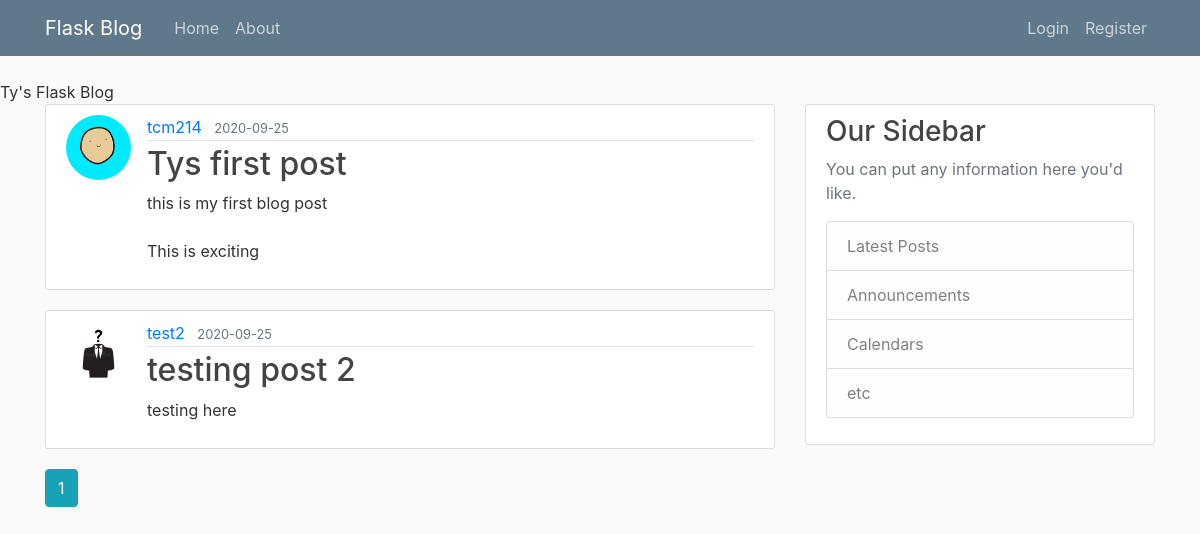
Page /home on the earlier database version.
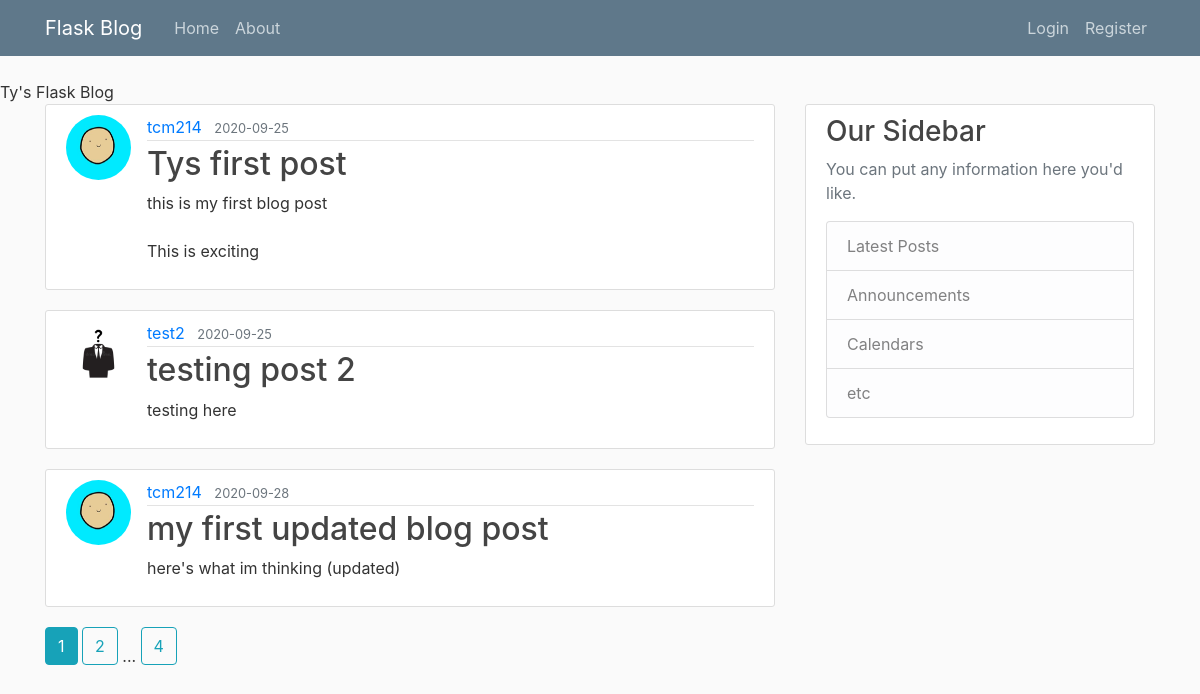
Same page on the later database version.
### flask_project/models.py (models this page shows, shortened)
class Post(db.Model):
	id = db.Column(db.Integer, primary_key=True)
	title = db.Column(db.String(80), nullable=False)
	date_posted = db.Column(db.DateTime, nullable=False, default=datetime.utcnow)
	content = db.Column(db.Text, nullable=False)
	user_id = db.Column(db.Integer, db.ForeignKey('user.id'), nullable=False)

class User(db.Model, UserMixin):
	id = db.Column(db.Integer, primary_key=True)
	username = db.Column(db.String(20), unique=True, nullable=False)
	email = db.Column(db.String(120), unique=True, nullable=False)
	image_file = db.Column(db.String(20), nullable=False, default='default.jpg')
	password = db.Column(db.String(60), nullable=False)
	posts = db.relationship('Post', backref='author', lazy=True)

### flask_project/routes.py (the view)
@app.route("/")
@app.route("/home")
def home():
	page = request.args.get('page', 1, type=int)
	posts = Post.query.paginate(page=page, per_page=3)
	return render_template("home.html", posts=posts)

### flask_project/templates/home.html
{% extends "layout.html" %}
{% block content %}
	{% for post in posts.items %}
		<article class="media content-section">
    <img class="rounded-circle article-img" src="{{ url_for('static', filename='profile_pics/' + post.author.image_file) }}">
      <div class="media-body">
        <div class="article-metadata">
          <a class="mr-2" href="#">{{ post.author.username }}</a>
          <small class="text-muted">{{ post.date_posted.strftime('%Y-%m-%d') }}</small>
        </div>
        <h2><a class="article-title" href="{{ url_for('post', post_id=post.id) }}">{{ post.title }}</a></h2>
        <p class="article-content">{{ post.content }}</p>
      </div>
    </article>
	{% endfor %}
  {% for page_num in posts.iter_pages(left_edge=1, right_edge=1, left_current=1, right_current=2) %}
    {% if page_num %}
      {% if posts.page == page_num %}
        <a class="btn btn-info mb-4"href="{{ url_for('home', page=page_num) }}">{{ page_num }}</a>
      {% else %}
        <a class="btn btn-outline-info mb-4"href="{{ url_for('home', page=page_num) }}">{{ page_num }}</a>
      {% endif %}
    {% else %}
      ...
    {% endif %}
  {% endfor %}
{% endblock content %}

### flask_project/templates/layout.html (shortened to what this page needs)
<!DOCTYPE html>
<html>
<head>
    <link rel="stylesheet" href="https://maxcdn.bootstrapcdn.com/bootstrap/4.0.0/css/bootstrap.min.css">
    <link rel="stylesheet" type="text/css" href="{{ url_for('static', filename='main.css') }}"
	  {% if title %}
        <title>Ty's Flask Blog - {{ title }}</title>
    {% else %}
        <title>Ty's Flask Blog</title>
    {% endif %}
</head>
<body>
	<header class="site-header">
      <nav class="navbar navbar-expand-md navbar-dark bg-steel fixed-top">
        <div class="container">
          <a class="navbar-brand mr-4" href="/">Flask Blog</a>
          <div class="collapse navbar-collapse" id="navbarToggle">
            <div class="navbar-nav mr-auto">
              <a class="nav-item nav-link" href="{{ url_for('home') }}">Home</a>
              <a class="nav-item nav-link" href="{{ url_for('about') }}">About</a>
            </div>
            <div class="navbar-nav">
              {% if current_user.is_authenticated %}
                <a class="nav-item nav-link" href="{{ url_for('new_post') }}">New Post</a>
                <a class="nav-item nav-link" href="{{ url_for('account') }}">My Account</a>
                <a class="nav-item nav-link" href="{{ url_for('logout') }}">Logout</a>
              {% else %}
                <a class="nav-item nav-link" href="{{ url_for('login') }}">Login</a>
                <a class="nav-item nav-link" href="{{ url_for('register') }}">Register</a>
              {% endif %}
            </div>
          </div>
        </div>
      </nav>
    </header>
	<main role="main" class="container">
      <div class="row">
        <div class="col-md-8">
          {% block content %}{% endblock %}
        </div>
        <div class="col-md-4">
          <div class="content-section">
            <h3>Our Sidebar</h3>
            <p class='text-muted'>You can put any information here you'd like.
              <ul class="list-group">
                <li class="list-group-item list-group-item-light">Latest Posts</li>
                <li class="list-group-item list-group-item-light">Announcements</li>
                <li class="list-group-item list-group-item-light">Calendars</li>
                <li class="list-group-item list-group-item-light">etc</li>
              </ul>
            </p>
          </div>
        </div>
      </div>
    </main>
</body>
</html>

### flask_project/static/main.css (style rules this page uses)
body { background: #fafafa; color: #333333; margin-top: 5rem; }
h1, h2, h3, h4, h5, h6 { color: #444444; }
.bg-steel { background-color: #5f788a; }
.site-header .navbar-nav .nav-link { color: #cbd5db; }
.content-section { background: #ffffff; padding: 10px 20px; border: 1px solid #dddddd; border-radius: 3px; margin-bottom: 20px; }
.article-title { color: #444444; }
.article-content { white-space: pre-line; }
.article-img { height: 65px; width: 65px; margin-right: 16px; }
.article-metadata { padding-bottom: 1px; margin-bottom: 4px; border-bottom: 1px solid #e3e3e3 }

Differences in the rows shown:
added Post: image_file (picture), author.username "tcm214", date_posted "2020-09-28", title "my first updated blog post", content "here's what im thinking (updated)"
Other differences:
new list line: "2"
new list line: "4"
